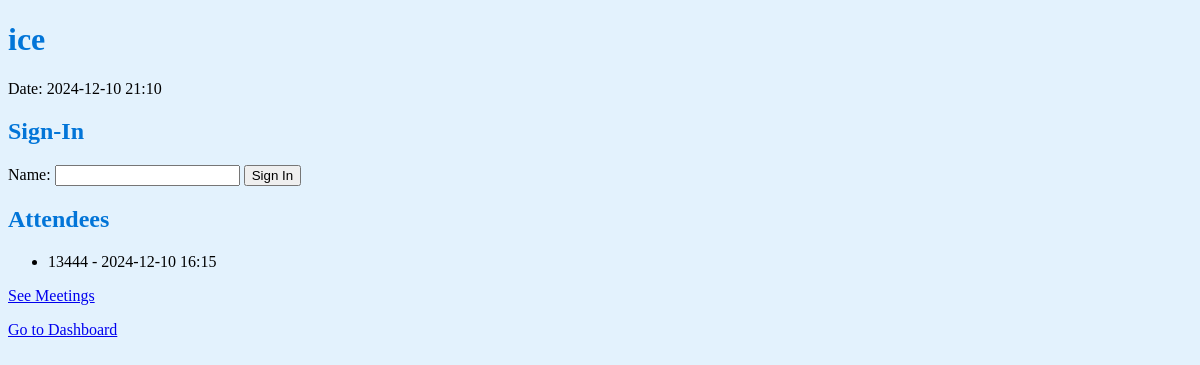
Page /meetings/4 on the committed database.
### models.py (models this page shows)
class Meeting(db.Model):
    id = db.Column(db.Integer, primary_key=True)
    date = db.Column(db.DateTime, nullable=False)
    topic = db.Column(db.String(200), nullable=True)
    attendees = db.relationship('SignIn', backref='meeting', lazy=True)

class Member(db.Model):
    id = db.Column(db.Integer, primary_key=True)
    name = db.Column(db.String(100), nullable=False, unique=True)
    sign_ins = db.relationship('SignIn', backref='member', lazy=True)

class SignIn(db.Model):
    id = db.Column(db.Integer, primary_key=True)
    timestamp = db.Column(db.DateTime, default=lambda: datetime.utcnow())
    member_id = db.Column(db.Integer, db.ForeignKey('member.id'), nullable=False)
    meeting_id = db.Column(db.Integer, db.ForeignKey('meeting.id'), nullable=True)

### app.py (the view, shortened to what this page needs)
@app.route('/meetings/<int:meeting_id>', methods=['GET', 'POST'])
def meeting_detail(meeting_id):
    meeting = Meeting.query.get_or_404(meeting_id)
    attendees = [(sign_in.member.name, sign_in.timestamp) for sign_in in meeting.attendees]
    return render_template('meeting_detail.html', meeting=meeting, attendees=attendees)

### templates/meeting_detail.html (shortened to what this page needs)
{% extends 'base.html' %}
{% block content %}
<h1>{{ meeting.topic or 'Meeting' }}</h1>
<p>Date: {{ meeting.date.strftime('%Y-%m-%d %H:%M') }}</p>
<h2>Sign-In</h2>
<form method="POST" action="">
    <label for="name">Name:</label>
    <input type="text" id="name" name="name" required>
    <button type="submit">Sign In</button>
</form>
<h2>Attendees</h2>
<ul>
    {% for name, timestamp in attendees %}
    <li>{{ name }} - {{ timestamp.strftime('%Y-%m-%d %H:%M') }}</li>
    {% endfor %}
</ul>
<p><a href="{{ url_for('meetings') }}">See Meetings</a></p>
<p><a href="{{ url_for('dashboard') }}">Go to Dashboard</a></p>
{% endblock %}

### templates/meeting_detail.html (style rules this page uses)
body { background-color: #e3f2fd; }
h1, h2 { color: #0275d8; }

### rows in the picture
Meeting: topic "ice", date "2024-12-10 21:10"
Member: name "13444", strftime "2024-12-10 16:15"
